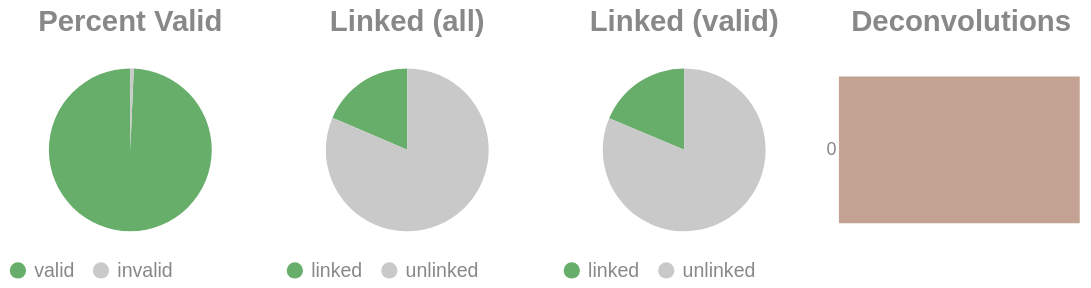

The cell this chart's notebook holds for it:
### Code cell
if SKIPLR:
    pass
else:
    clash = Counter()
    for i in valids['molecule'].to_list():
        _mol = i.split("-")
        if len(_mol) == 1:
            clash.update('0')
        else:
            clash.update(_mol[-1])

    _d = {"deconvolutions": [], 'count': []}
    for k,v in clash.items():
        _d['deconvolutions'].append(k)
        _d['count'].append(v)

    tot_valid = valids['reads'].sum()
    mask = valids['reads'] >= 2
    n_linked_reads = valids.filter(mask)['reads'].sum()
    if n_linked_reads == 0:
        print_html("No linked molecules (>=2 reads) were detected; skipping linked-only distributions.")
        SKIPLR = True
    else:
        perc_valid = round(tot_valid / n_reads, 4)
        linked_perc_abs = round(n_linked_reads / n_reads, 4)
        linked_perc = round(n_linked_reads / tot_valid, 4)

    _valid = pl.DataFrame({"valids": ['valid', 'invalid'], "count": [tot_valid, n_reads - tot_valid]})
    _linked_abs = pl.DataFrame({"linked (absolute)": ['linked', 'unlinked'], "count": [n_linked_reads, n_reads - n_linked_reads]})
    _linked_rel = pl.DataFrame({"linked (valids)": ['linked', 'unlinked'], "count": [n_linked_reads, tot_valid - n_linked_reads]})

    (
        alt.hconcat(
            piechart(_valid, goodval = 'valid', title = "Percent Valid"),
            piechart(_linked_abs, goodval = "linked", title =  "Linked (all)"),
            piechart(_linked_rel, goodval = "linked", title =  "Linked (valid)"),
            convolutionbar(pl.DataFrame(_d), title = "Deconvolutions"),
            center = True,
            bounds = 'flush'
        )
        .resolve_scale(color='independent')
        .resolve_legend('independent')
        .properties(usermeta={'embedOptions': {"actions": False}})
    ).display()

### Figure 1 — Vega-Lite specification as saved in the notebook (floating-point values rounded to 4 significant figures)
{"width": "container", "height": 400, "config": {"title": {"anchor": "start", "dy": -15, "fontSize": 18, "color": "#888888", "subtitleColor": "#888888", "subtitleFontSize": 14}, "arc": {"fill": "#0072B2"}, "axis": {"domainColor": "#888888", "domainWidth": 0.5, "gridWidth": 0.2, "grid": false, "titleFontWeight": 400, "titleFontSize": 15, "labelFontSize": 11, "labelColor": "#888888", "tickColor": "#888888", "tickWidth": 0.2, "titleColor": "#888888"}, "axisBand": {"grid": false}, "axisX": {"grid": true, "tickSize": 10, "domainCap": "round"}, "axisY": {"domain": false, "grid": true, "tickSize": 0, "domainCap": "round"}, "background": "transparent", "header": {"labelFontSize": 15, "labelColor": "#888888", "titleFontSize": 15, "titleFontWeight": 600, "titleColor": "#888888"}, "legend": {"labelFont": "sans-serif", "labelFontSize": 12, "labelColor": "#888888", "symbolSize": 100, "symbolType": "circle", "titleFontSize": 12, "titlePadding": 10, "titleColor": "#888888", "title": null}, "range": {"category": ["#E69F00", "#56B4E9", "#009E73", "#F0E442", "#0072B2", "#D55E00", "#CC79A7", "#000000"], "diverging": ["#cfe8f3", "#a2d4ec", "#73bfe2", "#46abdb", "#1696d2", "#12719e"]}, "area": {"fill": "#0072B2", "fillOpacity": 0.7, "line": true, "strokeOpacity": 0.7}, "line": {"color": "#0072B2", "stroke": "#0072B2", "strokeWidth": 2}, "trail": {"color": "#0072B2", "stroke": "#0072B2", "strokeWidth": 0, "size": 1}, "point": {"filled": true, "fillOpacity": 1.0, "size": 95}, "text": {"color": "#888888", "fontSize": 11, "align": "right", "fontWeight": 400, "size": 11}, "bar": {"fill": "#0072B2", "stroke": null}, "view": {"stroke": null, "continuousWidth": 660, "continuousHeight": 400}}, "hconcat": [{"data": {"name": "data-fae5eb0c12e1a06783933445cd56aea3"}, "mark": {"type": "arc"}, "encoding": {"color": {"field": "valids", "legend": {"orient": "bottom", "title": null}, "scale": {"domain": ["valid", "invalid"], "range": ["#68ae6b", "#C9C9C9"]}, "title": "Valids", "type": "nominal"}, "theta": {"field": "count", "type": "quantitative"}, "tooltip": [{"field": "valids", "title": "Valids", "type": "ordinal"}, {"field": "percent", "format": ".2%", "title": "Percent", "type": "quantitative"}, {"field": "count", "title": "Count", "type": "quantitative"}]}, "height": 100, "title": {"text": "Percent Valid", "align": "center", "anchor": "middle"}, "transform": [{"calculate": "datum.count / 4422155", "as": "percent"}], "width": 150}, {"data": {"name": "data-b33374ec0406e20a4e071917daefea00"}, "mark": {"type": "arc"}, "encoding": {"color": {"field": "linked (absolute)", "legend": {"orient": "bottom", "title": null}, "scale": {"domain": ["linked", "unlinked"], "range": ["#68ae6b", "#C9C9C9"]}, "title": "Linked (Absolute)", "type": "nominal"}, "theta": {"field": "count", "type": "quantitative"}, "tooltip": [{"field": "linked (absolute)", "title": "Linked (Absolute)", "type": "ordinal"}, {"field": "percent", "format": ".2%", "title": "Percent", "type": "quantitative"}, {"field": "count", "title": "Count", "type": "quantitative"}]}, "height": 100, "title": {"text": "Linked (all)", "align": "center", "anchor": "middle"}, "transform": [{"calculate": "datum.count / 4422155", "as": "percent"}], "width": 150}, {"data": {"name": "data-b47783966b9f3b4083ddf419b9a99141"}, "mark": {"type": "arc"}, "encoding": {"color": {"field": "linked (valids)", "legend": {"orient": "bottom", "title": null}, "scale": {"domain": ["linked", "unlinked"], "range": ["#68ae6b", "#C9C9C9"]}, "title": "Linked (Valids)", "type": "nominal"}, "theta": {"field": "count", "type": "quantitative"}, "tooltip": [{"field": "linked (valids)", "title": "Linked (Valids)", "type": "ordinal"}, {"field": "percent", "format": ".2%", "title": "Percent", "type": "quantitative"}, {"field": "count", "title": "Count", "type": "quantitative"}]}, "height": 100, "title": {"text": "Linked (valid)", "align": "center", "anchor": "middle"}, "transform": [{"calculate": "datum.count / 4391950", "as": "percent"}], "width": 150}, {"data": {"name": "data-a4733fd3324cd4848032c17325620416"}, "mark": {"type": "bar"}, "encoding": {"color": {"field": "deconvolutions", "legend": null, "scale": {"scheme": "lightgreyred"}, "type": "nominal"}, "tooltip": [{"field": "deconvolutions", "title": "Deconvolutions", "type": "ordinal"}, {"field": "percent", "format": ".2%", "title": "Percent", "type": "quantitative"}, {"field": "count", "title": "Count", "type": "quantitative"}], "x": {"axis": null, "field": "count", "type": "quantitative"}, "y": {"field": "deconvolutions", "sort": "ascending", "title": null, "type": "nominal"}}, "height": 100, "title": {"text": "Deconvolutions", "align": "center", "anchor": "middle"}, "transform": [{"calculate": "datum.count / 3941869", "as": "percent"}], "width": 150}], "bounds": "flush", "center": true, "resolve": {"legend": {"angle": "independent"}, "scale": {"color": "independent"}}, "usermeta": {"embedOptions": {"actions": false}}, "$schema": "https://vega.github.io/schema/vega-lite/v6.1.0.json", "datasets": {"data-fae5eb0c12e1a06783933445cd56aea3": [{"valids": "valid", "count": 4391950}, {"valids": "invalid", "count": 30205}], "data-b33374ec0406e20a4e071917daefea00": [{"linked (absolute)": "linked", "count": 819695}, {"linked (absolute)": "unlinked", "count": 3602460}], "data-b47783966b9f3b4083ddf419b9a99141": [{"linked (valids)": "linked", "count": 819695}, {"linked (valids)": "unlinked", "count": 3572255}], "data-a4733fd3324cd4848032c17325620416": [{"deconvolutions": "0", "count": 3941869}]}}
